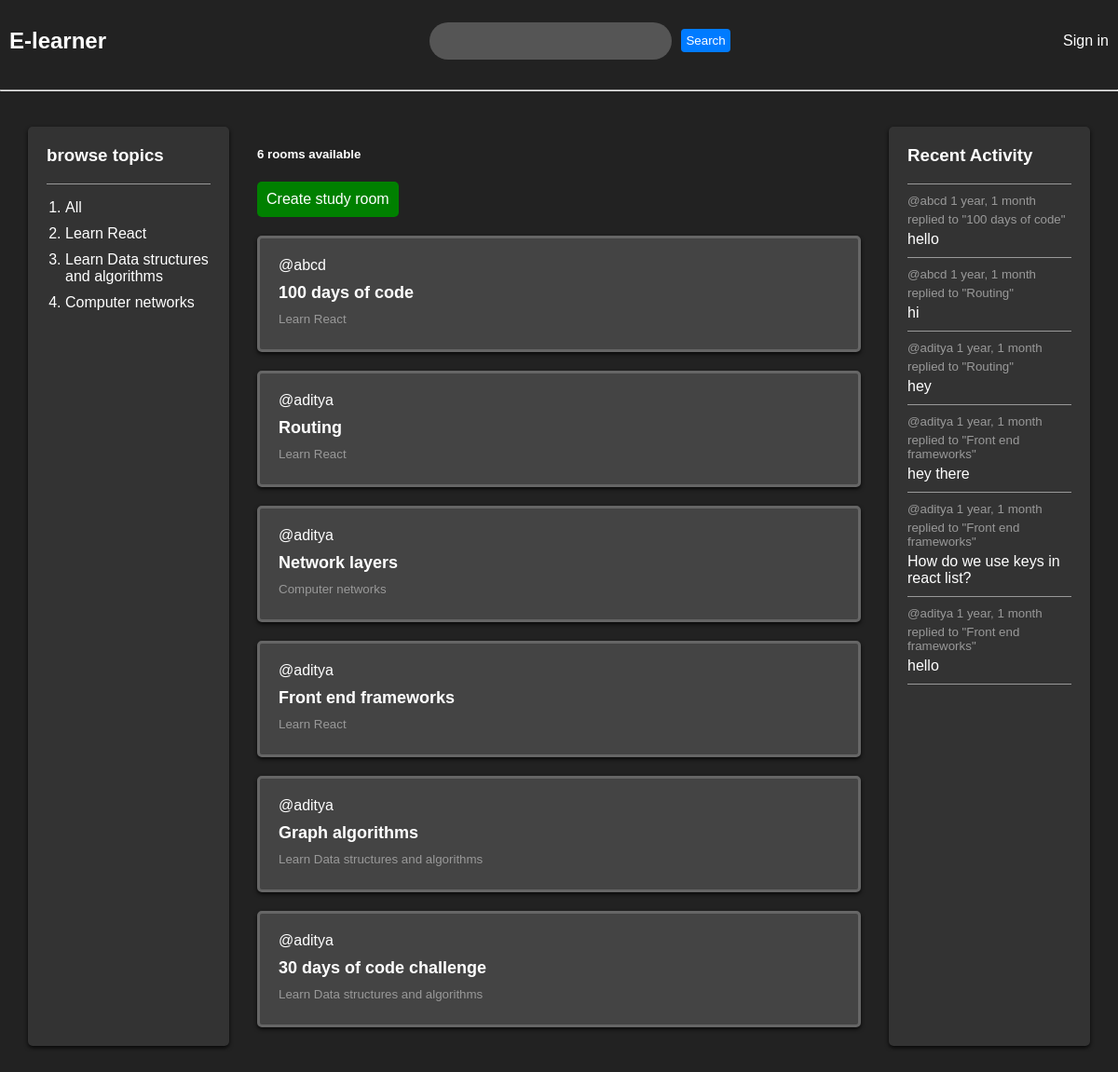
Before: / with the older database file.
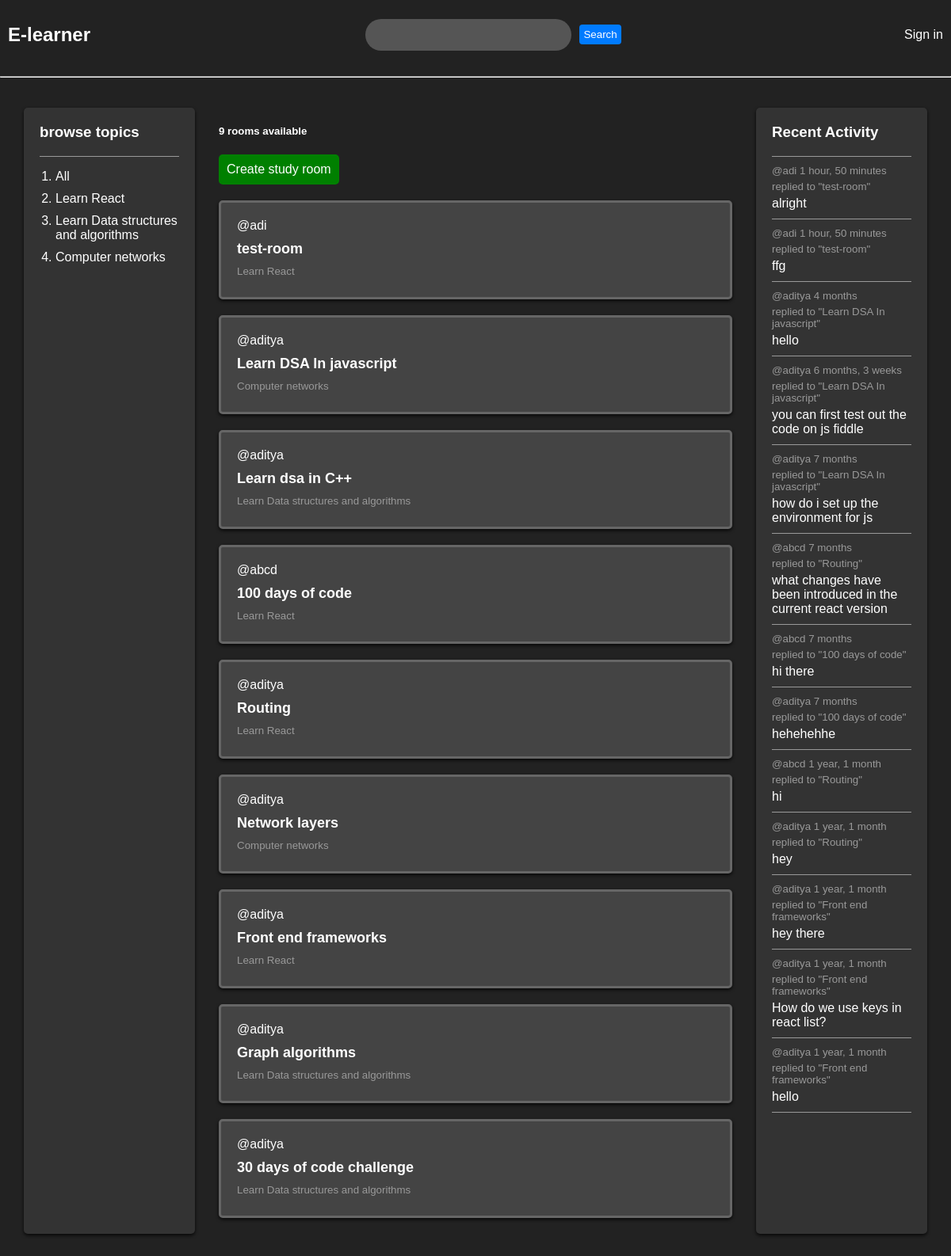
After: the same page with the newer database file.
### base/models.py (models this page shows, shortened)
class Subject(models.Model):
    name=models.CharField(max_length=250)

class Room(models.Model):
    Chat_host=models.ForeignKey(User,on_delete=models.SET_NULL,null=True)
    subject=models.ForeignKey(Subject,on_delete=models.SET_NULL,null=True)
    name=models.CharField(max_length=200)
    description=models.TextField(null=True,blank=True)
    participants=models.ManyToManyField(User,null=True,related_name='participants',blank=True)
    updated = models.DateTimeField(auto_now=True)
    created= models.DateTimeField(auto_now_add=True)
    class Meta:
        ordering=['-updated','-created']
    def __str__(self):
        return self.name

class Message(models.Model):
      user=models.ForeignKey(User,on_delete=models.CASCADE)
      room=models.ForeignKey(Room, on_delete=models.CASCADE)
      body=models.TextField()
      updated = models.DateTimeField(auto_now=True)
      created= models.DateTimeField(auto_now_add=True)
      class Meta:
        ordering=['-updated','-created']

### base/views.py (the view)
# urls.py: path('',views.home,name="home"),
def home(request):
    q=request.GET.get('q') if request.GET.get('q')!=None else ''
    rooms=Room.objects.filter(
    Q(subject__name__icontains=q) |
    Q(name__icontains=q) |
    Q(description__icontains=q)
    )
    subjects=Subject.objects.all()
    room_count=rooms.count()
    room_messages = Message.objects.all()
    context={'rooms':rooms,'subjects':subjects,'room_count':room_count,'room_messages':room_messages}
    return render(request, 'base/home.html',context)

### base/templates/base/home.html (shortened to what this page needs)
{% extends 'mainTemp.html'  %}
{% block content %}
<div class="home-container">
    <div class="cont">
        <h3>browse topics</h3>
        <hr>
        <ol class="topic-list">
            <li><a href="{% url 'home' %}">All</a></li>
            {% for subject in subjects %}
            <li><a href="{% url 'home' %}?q={{subject.name}}">{{subject.name}}</a></li>
            {% endfor %}
        </ol>
    </div>
    <div>
     <h5>{{room_count}} rooms available</h5>
     <div style="background: green; padding: 10px; border-radius: 5px; margin-bottom: 20px; display: inline-block;">
        <a href="{% url 'create-room' %}" style="color: #fff; text-decoration: none;">Create study room</a>
    </div>
     <div>
        {% for room in rooms %}
        <div class="rm">
            <a href="{% url 'user-profile' room.Chat_host.id %}">@{{room.Chat_host.username}}</a>
            <h5><a href="{% url 'room' room.id %}">{{room.name}}</a></h5>
            <small>{{room.subject.name}}</small>
        </div>
        {% endfor %}
     </div>
    </div>
    <div class="rc">
        <h3>Recent Activity</h3>
        <hr>
        {% for message in room_messages %}
        <div>
            <small>@{{message.user}} {{message.created|timesince}}</small>
            <small>replied to "{{message.room}}"</small>
            <p>{{message.body}}</p>
            <hr>
        </div>
        {% endfor %}
    </div>
</div>
{% endblock content %}

### templates/mainTemp.html (shortened to what this page needs)
<!DOCTYPE html>
{% load static %}
<html>
    <head>
    </head>
    <body>
           {% include 'navbar.html' %}
           {% block content %}
           {% endblock content %}
    </body>
</html>

### templates/navbar.html (shortened to what this page needs)
<nav class="navbar">
    <a href="/" class="navbar-brand">
        <h1>E-learner</h1>
    </a>
    <form method="GET" action="{% url 'home' %}" class="search-form">
        <input type="text" name="q" class="search-input">
        <button type="submit" class="search-button">Search</button>
    </form>
    <div class="user-section">
        {% if request.user.is_authenticated %}
        <p class="user-greeting">Hello, {{ request.user }}</p>
        <a href="{% url 'logout' %}" class="signout-link">Sign out</a>
        {% else %}
        <a href="{% url 'login' %}" class="signin-link">Sign in</a>
        {% endif %}
    </div>
</nav>
<hr>

### templates/navbar.html (style rules this page uses)
.navbar { display: flex; justify-content: space-between; align-items: center; background-color: #222; padding: 10px; color: #fff; }
.navbar-brand { text-decoration: none; }
.search-form { display: flex; align-items: center; }
.search-input { border-radius: 25px; width: 250px; height: 30px; padding: 5px; margin-right: 10px; border: none; background-color: #555; color: #fff; }
.search-button { background-color: #007bff; color: #fff; border: none; border-radius: 4px; padding: 5px; cursor: pointer; }
.signin-link, .signout-link { color: #fff; text-decoration: none; margin-left: 10px; }

### base/templates/base/home.html (style rules this page uses)
body { background: #222; color: #fff; font-family: Arial, sans-serif; margin: 0; }
a { color: #fff; text-decoration: none; }
.home-container { display: grid; grid-template-columns: 1fr 3fr 1fr; gap: 30px; padding: 30px; }
.cont { background: #333; padding: 20px; border-radius: 5px; box-shadow: 0 2px 4px rgba(0, 0, 0, 0.8); }
.cont h3 { margin-top: 0; color: #fff; }
.cont hr { border: none; border-top: 1px solid #999; margin: 10px 0; }
.cont a { display: block; color: #fff; margin-bottom: 5px; }
.rm { padding: 20px; border: 3px solid #666; background: #444; margin-bottom: 20px; border-radius: 5px; box-shadow: 0 2px 4px rgba(0, 0, 0, 0.8); }
.rm a { color: #fff; }
.rm h5 { margin-top: 10px; margin-bottom: 10px; font-size: 18px; }
.rm small { color: #999; display: block; margin-bottom: 5px; }
.rc { padding: 20px; background: #333; border-radius: 5px; box-shadow: 0 2px 4px rgba(0, 0, 0, 0.8); }
.rc h3 { margin-top: 0; color: #fff; }
.rc hr { border: none; border-top: 1px solid #999; margin: 10px 0; }
.rc small { color: #999; display: block; margin-bottom: 5px; }
.rc p { margin: 0; }
.topic-list { padding-left: 20px; }
.topic-list li { margin-bottom: 10px; }

Changed rows visible on the page:
removed Message: user "abcd", created "1 year, 1 month", room "100 days of code", body "hello"
added Room: Chat_host.username "adi", name "test-room", subject.name "Learn React"
added Room: Chat_host.username "aditya", name "Learn DSA In javascript", subject.name "Computer networks"
added Room: Chat_host.username "aditya", name "Learn dsa in C++", subject.name "Learn Data structures and algorithms"
added Message: user "adi", created "1 hour, 50 minutes", room "test-room", body "alright"
added Message: user "adi", created "1 hour, 50 minutes", room "test-room", body "ffg"
added Message: user "aditya", created "4 months", room "Learn DSA In javascript", body "hello"
added Message: user "aditya", created "6 months, 3 weeks", room "Learn DSA In javascript", body "you can first test out the code on js fiddle"
added Message: user "aditya", created "7 months", room "Learn DSA In javascript", body "how do i set up the environment for js"
added Message: user "abcd", created "7 months", room "Routing", body "what changes have been introduced in the current react version"
added Message: user "abcd", created "7 months", room "100 days of code", body "hi there"
added Message: user "aditya", created "7 months", room "100 days of code", body "hehehehhe"
Other visible differences:
{{ room_count }}: "6" → "9"
